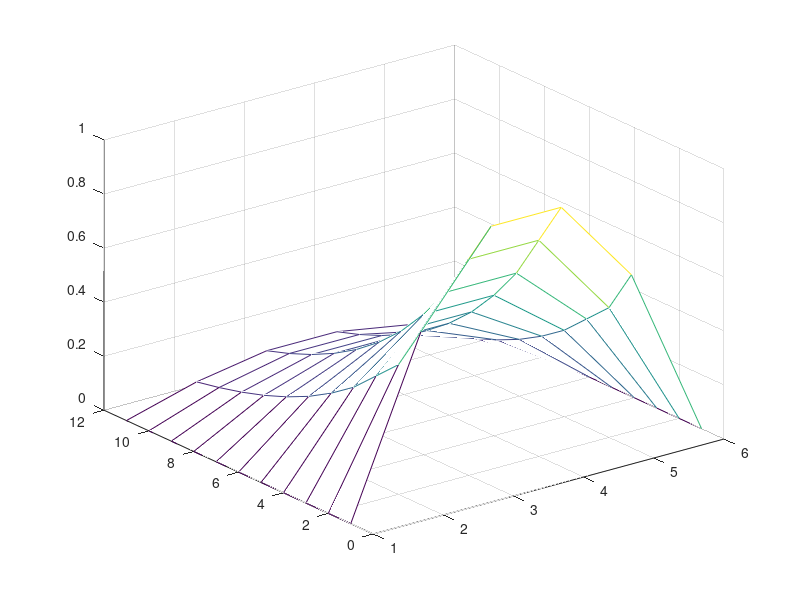

The MATLAB script that drew this image:
clc; clear all;
%Giai pt truyen nhiet - sai phan

c=1; h=0.2; k=0.02;
x=0:h:1;
t=0:k:0.2;
n=length(x);
m=length(t);
r=(k*c^2)/h^2;

u=zeros(m,n);
%dieu kien dau
f=4*x-4*x.^2;
%dieu kien bien:
u(:,1)=0;
u(:,n)=0;
u(1,2:n-1)=f(2:n-1);

for j=1:m-1
    for i=2:n-1
       u(j+1,i)=r*u(j,i-1)+(1-2*r)*u(j,i)+r*u(j,i+1)
    end
end

mesh(u)